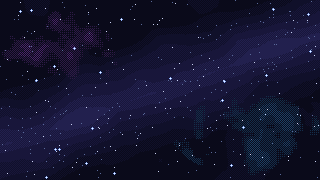
#> input picture Assets/Art/Items/star_map.png, 320 x 180 px
$ python -i make_trailer.py   (imports and definitions only)
#> lines starting #> are read from the running program, lines starting #| are printed output that depends on the picture
#> further down, picture is the input picture: PIL image 320x180 RGBA; mean R, G, B, A 19.2, 19.1, 46.3, 255
"""Cuts the trailer together from the recorded clips.

Inputs (from the project root):
  Recordings/trailer/<clip>/f_00000.png   frames from DeepDrill > Trailer: Record, 1920x1080, 30 fps
  tools/trailer/timeline.json              clip order and length in bars, title cards, sound cues
  art/trailer/logo.png                     the logo in stage pixels, drawn by draw_trailer_logo.lua
  Recordings/trailer/audio.wav             the soundtrack, rendered by tools/trailer/audio
Output: Recordings/trailer/drill_thrill_trailer.mp4 (H.264, 1080p30, AAC)

Cards are set in the game's pixel font at stage resolution and scaled by whole numbers, so they
sit on the same pixel grid as the game. Run: python3 tools/trailer/make_trailer.py
"""
import json
import os
import subprocess
import sys

from PIL import Image, ImageDraw, ImageEnhance, ImageFilter, ImageFont

ROOT = os.getcwd()
REC = os.path.join(ROOT, "Recordings", "trailer")
# cards use the 12-pixel cut of the game's font (tools/trailer/fonts, SIL OFL): at 8 pixels some
# characters blur into others once they are blown up this large
FONT = ImageFont.truetype(os.path.join(ROOT, "tools/trailer/fonts/FusionPixel12.ttf"), 12)
CARD_MAX_W = 200                   # stage pixels a card line may span inside the dig area
W, H, PX = 1920, 1080, 6           # the stage is 320x180, six screen pixels to one
DIG_W = 222 * PX                   # cards centre on the dig area, left of the side panel
GOLD, WHITE, INK, SHADOW = (255, 226, 122), (244, 250, 255), (26, 18, 16), (26, 14, 36)

# [1 line not run here, left out]
# [1 line that did not run here, left out]
# [1 line that did not run here, left out]


def text_mask(text):
    """The text in the pixel font at stage resolution, as a 1-bit mask."""
    left, top, right, bottom = FONT.getbbox(text)
    img = Image.new("L", (right + 2, 16), 0)
    d = ImageDraw.Draw(img)
    d.fontmode = "1"
    d.text((0, 0), text, font=FONT, fill=255)
    return img.crop(img.getbbox())


# [15 lines left out: function styled, not called in this run]


def fit(mask, want, max_w=CARD_MAX_W):
    """The largest whole scale up to `want` that keeps the line inside `max_w` stage pixels."""
    return max(1, min(want, max_w // max(1, mask.width)))


# [9 lines left out: function card, not called in this run]


def clip_frames(name):
    folder = os.path.join(REC, name)
    return [os.path.join(folder, f) for f in sorted(os.listdir(folder)) if f.endswith(".png")]


# [94 lines left out: functions main, write_ready, not called in this run]


def silhouette(img):
    """A planet as a black shape against space: near-black fill, a dim violet rim on its lit side."""
    a = img.getchannel("A").point(lambda v: 255 if v > 127 else 0)
#> a: PIL image 320x180 L; every value is 255
    out = Image.new("RGBA", img.size, (0, 0, 0, 0))
#> out: PIL image 320x180 RGBA; every value is 0
    out.paste(Image.new("RGBA", img.size, (14, 12, 22, 255)), (0, 0), a)
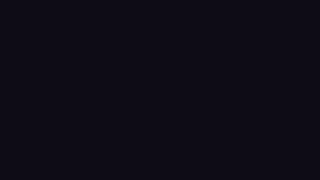
#> out: PIL image 320x180 RGBA; mean R, G, B, A 14, 12, 22, 255
    inner = a.filter(ImageFilter.MinFilter(3))
    rim = Image.eval(a, lambda v: v).point(lambda v: v)
    edge = Image.new("L", img.size, 0)
#> edge: PIL image 320x180 L; every value is 0
    edge.paste(a, (0, 0))
    edge.paste(0, (0, 0), inner)
    # only the upper-left half of the rim catches the light
    for y in range(img.height):
        for x in range(img.width):
            if edge.getpixel((x, y)) and x + y > img.width:
                edge.putpixel((x, y), 0)
    out.paste(Image.new("RGBA", img.size, (78, 58, 120, 255)), (0, 0), edge)
    q = text_mask("?")
    q = q.resize((q.width * 2, q.height * 2), Image.NEAREST)
    qs = Image.new("RGBA", q.size, (0, 0, 0, 0))
    qs.paste(Image.new("RGBA", q.size, (120, 100, 170, 255)), (0, 0), q)
    out.alpha_composite(qs, ((img.width - q.width) // 2, (img.height - q.height) // 2))
    return out


# [54 lines left out: functions write_planets, write_logo, not called in this run]


# [2 lines not run here, left out]

>>> from PIL import Image
>>> picture = Image.open('../../Assets/Art/Items/star_map.png')
>>> result = silhouette(picture)
